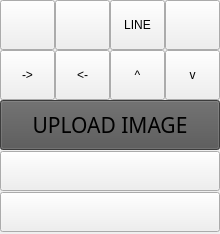
       <widget class="QWidget" name="w_draw_panel" native="true">
        <property name="minimumSize">
         <size>
          <width>0</width>
          <height>0</height>
         </size>
        </property>
        <layout class="QGridLayout" name="gridLayout_17">
         <property name="leftMargin">
          <number>0</number>
         </property>
         <property name="topMargin">
          <number>0</number>
         </property>
         <property name="rightMargin">
          <number>0</number>
         </property>
         <property name="bottomMargin">
          <number>0</number>
         </property>
         <property name="spacing">
          <number>0</number>
         </property>
         <item row="3" column="0">
          <widget class="QWidget" name="w_add_image" native="true">
           <property name="sizePolicy">
            <sizepolicy hsizetype="Preferred" vsizetype="Minimum">
             <horstretch>0</horstretch>
             <verstretch>0</verstretch>
            </sizepolicy>
           </property>
           <property name="minimumSize">
            <size>
             <width>0</width>
             <height>84</height>
            </size>
           </property>
           <property name="maximumSize">
            <size>
             <width>16777215</width>
             <height>84</height>
            </size>
           </property>
           <layout class="QGridLayout" name="gridLayout_20">
            <property name="leftMargin">
             <number>0</number>
            </property>
            <property name="topMargin">
             <number>0</number>
            </property>
            <property name="rightMargin">
             <number>0</number>
            </property>
            <property name="bottomMargin">
             <number>0</number>
            </property>
            <property name="spacing">
             <number>0</number>
            </property>
            <item row="0" column="0">
             <widget class="CxCustomButton" name="tb_image_fullscreen">
              <property name="sizePolicy">
               <sizepolicy hsizetype="Minimum" vsizetype="Fixed">
                <horstretch>0</horstretch>
                <verstretch>0</verstretch>
               </sizepolicy>
              </property>
              <property name="minimumSize">
               <size>
                <width>0</width>
                <height>40</height>
               </size>
              </property>
              <property name="maximumSize">
               <size>
                <width>16777215</width>
                <height>40</height>
               </size>
              </property>
              <property name="font">
               <font>
                <family>Impact</family>
                <pointsize>12</pointsize>
               </font>
              </property>
              <property name="text">
               <string/>
              </property>
             </widget>
            </item>
            <item row="1" column="0">
             <widget class="CxCustomButton" name="tb_image">
              <property name="sizePolicy">
               <sizepolicy hsizetype="Expanding" vsizetype="Fixed">
                <horstretch>0</horstretch>
                <verstretch>0</verstretch>
               </sizepolicy>
              </property>
              <property name="minimumSize">
               <size>
                <width>100</width>
                <height>40</height>
               </size>
              </property>
              <property name="maximumSize">
               <size>
                <width>16777215</width>
                <height>40</height>
               </size>
              </property>
              <property name="font">
               <font>
                <family>Impact</family>
                <pointsize>12</pointsize>
               </font>
              </property>
              <property name="text">
               <string/>
              </property>
             </widget>
            </item>
           </layout>
          </widget>
         </item>
         <item row="1" column="0">
          <widget class="QWidget" name="widget_12" native="true">
           <property name="minimumSize">
            <size>
             <width>0</width>
             <height>50</height>
            </size>
           </property>
           <property name="maximumSize">
            <size>
             <width>16777215</width>
             <height>50</height>
            </size>
           </property>
           <layout class="QGridLayout" name="gridLayout_19">
            <property name="leftMargin">
             <number>0</number>
            </property>
            <property name="topMargin">
             <number>0</number>
            </property>
            <property name="rightMargin">
             <number>0</number>
            </property>
            <property name="bottomMargin">
             <number>0</number>
            </property>
            <property name="spacing">
             <number>0</number>
            </property>
            <item row="0" column="1">
             <widget class="QToolButton" name="tb_arrow_left">
              <property name="sizePolicy">
               <sizepolicy hsizetype="Minimum" vsizetype="Fixed">
                <horstretch>0</horstretch>
                <verstretch>0</verstretch>
               </sizepolicy>
              </property>
              <property name="minimumSize">
               <size>
                <width>0</width>
                <height>50</height>
               </size>
              </property>
              <property name="maximumSize">
               <size>
                <width>16777215</width>
                <height>50</height>
               </size>
              </property>
              <property name="text">
               <string>&lt;-</string>
              </property>
              <property name="icon">
               <iconset resource="res.qrc">
                <normaloff>:/res/arrow-left-icon.png</normaloff>:/res/arrow-left-icon.png</iconset>
              </property>
              <property name="iconSize">
               <size>
                <width>32</width>
                <height>32</height>
               </size>
              </property>
             </widget>
            </item>
            <item row="0" column="3">
             <widget class="QToolButton" name="tb_arrow_down">
              <property name="sizePolicy">
               <sizepolicy hsizetype="Minimum" vsizetype="Fixed">
                <horstretch>0</horstretch>
                <verstretch>0</verstretch>
               </sizepolicy>
              </property>
              <property name="minimumSize">
               <size>
                <width>0</width>
                <height>50</height>
               </size>
              </property>
              <property name="maximumSize">
               <size>
                <width>16777215</width>
                <height>50</height>
               </size>
              </property>
              <property name="text">
               <string>v</string>
              </property>
              <property name="icon">
               <iconset resource="res.qrc">
                <normaloff>:/res/arrow-down-icon.png</normaloff>:/res/arrow-down-icon.png</iconset>
              </property>
              <property name="iconSize">
               <size>
                <width>32</width>
                <height>32</height>
               </size>
              </property>
             </widget>
            </item>
            <item row="0" column="0">
             <widget class="QToolButton" name="tb_arrow_right">
              <property name="sizePolicy">
               <sizepolicy hsizetype="Minimum" vsizetype="Fixed">
                <horstretch>0</horstretch>
                <verstretch>0</verstretch>
               </sizepolicy>
              </property>
              <property name="minimumSize">
               <size>
                <width>0</width>
                <height>50</height>
               </size>
              </property>
              <property name="maximumSize">
               <size>
                <width>16777215</width>
                <height>50</height>
               </size>
              </property>
              <property name="text">
               <string>-&gt;</string>
              </property>
              <property name="icon">
               <iconset resource="res.qrc">
                <normaloff>:/res/arrow-right-icon.png</normaloff>:/res/arrow-right-icon.png</iconset>
              </property>
              <property name="iconSize">
               <size>
                <width>32</width>
                <height>32</height>
               </size>
              </property>
             </widget>
            </item>
            <item row="0" column="2">
             <widget class="QToolButton" name="tb_arrow_up">
              <property name="sizePolicy">
               <sizepolicy hsizetype="Minimum" vsizetype="Fixed">
                <horstretch>0</horstretch>
                <verstretch>0</verstretch>
               </sizepolicy>
              </property>
              <property name="minimumSize">
               <size>
                <width>0</width>
                <height>50</height>
               </size>
              </property>
              <property name="maximumSize">
               <size>
                <width>16777215</width>
                <height>50</height>
               </size>
              </property>
              <property name="text">
               <string>^</string>
              </property>
              <property name="icon">
               <iconset resource="res.qrc">
                <normaloff>:/res/arrow-up-icon.png</normaloff>:/res/arrow-up-icon.png</iconset>
              </property>
              <property name="iconSize">
               <size>
                <width>32</width>
                <height>32</height>
               </size>
              </property>
             </widget>
            </item>
           </layout>
          </widget>
         </item>
         <item row="0" column="0">
          <widget class="QWidget" name="widget_11" native="true">
           <property name="minimumSize">
            <size>
             <width>0</width>
             <height>50</height>
            </size>
           </property>
           <property name="maximumSize">
            <size>
             <width>16777215</width>
             <height>50</height>
            </size>
           </property>
           <layout class="QGridLayout" name="gridLayout_18">
            <property name="leftMargin">
             <number>0</number>
            </property>
            <property name="topMargin">
             <number>0</number>
            </property>
            <property name="rightMargin">
             <number>0</number>
            </property>
            <property name="bottomMargin">
             <number>0</number>
            </property>
            <property name="horizontalSpacing">
             <number>0</number>
            </property>
            <item row="0" column="0">
             <widget class="QToolButton" name="tb_rect">
              <property name="minimumSize">
               <size>
                <width>55</width>
                <height>50</height>
               </size>
              </property>
              <property name="maximumSize">
               <size>
                <width>55</width>
                <height>50</height>
               </size>
              </property>
              <property name="text">
               <string/>
              </property>
              <property name="icon">
               <iconset resource="res.qrc">
                <normaloff>:/res/rectangle.png</normaloff>:/res/rectangle.png</iconset>
              </property>
              <property name="iconSize">
               <size>
                <width>32</width>
                <height>32</height>
               </size>
              </property>
             </widget>
            </item>
            <item row="0" column="1">
             <widget class="QToolButton" name="tb_circle">
              <property name="minimumSize">
               <size>
                <width>55</width>
                <height>50</height>
               </size>
              </property>
              <property name="maximumSize">
               <size>
                <width>55</width>
                <height>50</height>
               </size>
              </property>
              <property name="text">
               <string/>
              </property>
              <property name="icon">
               <iconset resource="res.qrc">
                <normaloff>:/res/circle.png</normaloff>:/res/circle.png</iconset>
              </property>
              <property name="iconSize">
               <size>
                <width>32</width>
                <height>32</height>
               </size>
              </property>
             </widget>
            </item>
            <item row="0" column="3">
             <widget class="QToolButton" name="tb_mark">
              <property name="minimumSize">
               <size>
                <width>55</width>
                <height>50</height>
               </size>
              </property>
              <property name="maximumSize">
               <size>
                <width>55</width>
                <height>50</height>
               </size>
              </property>
              <property name="text">
               <string/>
              </property>
              <property name="icon">
               <iconset resource="res.qrc">
                <normaloff>:/res/number.png</normaloff>:/res/number.png</iconset>
              </property>
              <property name="iconSize">
               <size>
                <width>32</width>
                <height>32</height>
               </size>
              </property>
             </widget>
            </item>
            <item row="0" column="2">
             <widget class="QToolButton" name="tb_line">
              <property name="minimumSize">
               <size>
                <width>55</width>
                <height>50</height>
               </size>
              </property>
              <property name="maximumSize">
               <size>
                <width>55</width>
                <height>50</height>
               </size>
              </property>
              <property name="text">
               <string>LINE</string>
              </property>
              <property name="icon">
               <iconset resource="res.qrc">
                <normaloff>:/res/line.png</normaloff>:/res/line.png</iconset>
              </property>
              <property name="iconSize">
               <size>
                <width>50</width>
                <height>50</height>
               </size>
              </property>
             </widget>
            </item>
           </layout>
          </widget>
         </item>
         <item row="2" column="0">
          <widget class="QToolButton" name="tb_show_image_panel">
           <property name="minimumSize">
            <size>
             <width>220</width>
             <height>50</height>
            </size>
           </property>
           <property name="maximumSize">
            <size>
             <width>16777215</width>
             <height>50</height>
            </size>
           </property>
           <property name="font">
            <font>
             <family>Impact</family>
             <pointsize>16</pointsize>
            </font>
           </property>
           <property name="styleSheet">
            <string notr="true">QToolButton
{
background:#545454;
}</string>
           </property>
           <property name="text">
            <string>UPLOAD IMAGE</string>
           </property>
          </widget>
         </item>
        </layout>
       </widget>
